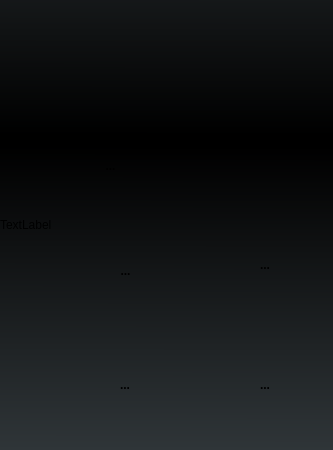
<?xml version="1.0" encoding="UTF-8"?>
<ui version="4.0">
 <class>SuspendForm</class>
 <widget class="QWidget" name="SuspendForm">
  <property name="geometry">
   <rect>
    <x>0</x>
    <y>0</y>
    <width>333</width>
    <height>450</height>
   </rect>
  </property>
  <property name="windowTitle">
   <string>Form</string>
  </property>
  <property name="layoutDirection">
   <enum>Qt::RightToLeft</enum>
  </property>
  <widget class="QLabel" name="label_2">
   <property name="geometry">
    <rect>
     <x>5</x>
     <y>5</y>
     <width>331</width>
     <height>201</height>
    </rect>
   </property>
   <property name="text">
    <string/>
   </property>
   <property name="pixmap">
    <pixmap resource="../../../../shadow.qrc">:/chatRoom/src/chat/assets/icons/rewardBg.png</pixmap>
   </property>
   <property name="scaledContents">
    <bool>false</bool>
   </property>
  </widget>
  <widget class="QToolButton" name="toolButton">
   <property name="geometry">
    <rect>
     <x>20</x>
     <y>140</y>
     <width>181</width>
     <height>51</height>
    </rect>
   </property>
   <property name="styleSheet">
    <string notr="true">QToolButton{ 
border:0px solid rgb(170, 0, 0);
border-radius:10px ;
font-weight: bold ;

}</string>
   </property>
   <property name="text">
    <string>...</string>
   </property>
   <property name="icon">
    <iconset resource="../../../../shadow.qrc">
     <normaloff>:/chatRoom/src/chat/assets/icons/rewardBtn.png</normaloff>:/chatRoom/src/chat/assets/icons/rewardBtn.png</iconset>
   </property>
   <property name="iconSize">
    <size>
     <width>181</width>
     <height>51</height>
    </size>
   </property>
  </widget>
  <widget class="QToolButton" name="toolButton_2">
   <property name="geometry">
    <rect>
     <x>80</x>
     <y>220</y>
     <width>91</width>
     <height>101</height>
    </rect>
   </property>
   <property name="styleSheet">
    <string notr="true">QToolButton{ 
border:0px solid rgb(170, 0, 0);
border-radius:10px ;
font-weight: bold ;

}</string>
   </property>
   <property name="text">
    <string>...</string>
   </property>
   <property name="icon">
    <iconset resource="../../../../shadow.qrc">
     <normaloff>:/chatRoom/src/chat/assets/icons/reward20.png</normaloff>:/chatRoom/src/chat/assets/icons/reward20.png</iconset>
   </property>
   <property name="iconSize">
    <size>
     <width>180</width>
     <height>180</height>
    </size>
   </property>
  </widget>
  <widget class="QToolButton" name="toolButton_3">
   <property name="geometry">
    <rect>
     <x>220</x>
     <y>220</y>
     <width>90</width>
     <height>90</height>
    </rect>
   </property>
   <property name="styleSheet">
    <string notr="true">QToolButton{ 
border:0px solid rgb(170, 0, 0);
border-radius:10px ;
font-weight: bold ;

}</string>
   </property>
   <property name="text">
    <string>...</string>
   </property>
   <property name="icon">
    <iconset resource="../../../../shadow.qrc">
     <normaloff>:/chatRoom/src/chat/assets/icons/reward50.png</normaloff>:/chatRoom/src/chat/assets/icons/reward50.png</iconset>
   </property>
   <property name="iconSize">
    <size>
     <width>90</width>
     <height>90</height>
    </size>
   </property>
  </widget>
  <widget class="QToolButton" name="toolButton_4">
   <property name="geometry">
    <rect>
     <x>80</x>
     <y>340</y>
     <width>90</width>
     <height>90</height>
    </rect>
   </property>
   <property name="styleSheet">
    <string notr="true">QToolButton{ 
border:0px solid rgb(170, 0, 0);
border-radius:10px ;
font-weight: bold ;

}</string>
   </property>
   <property name="text">
    <string>...</string>
   </property>
   <property name="icon">
    <iconset resource="../../../../shadow.qrc">
     <normaloff>:/chatRoom/src/chat/assets/icons/reward100.png</normaloff>:/chatRoom/src/chat/assets/icons/reward100.png</iconset>
   </property>
   <property name="iconSize">
    <size>
     <width>90</width>
     <height>90</height>
    </size>
   </property>
  </widget>
  <widget class="QToolButton" name="toolButton_5">
   <property name="geometry">
    <rect>
     <x>220</x>
     <y>340</y>
     <width>90</width>
     <height>90</height>
    </rect>
   </property>
   <property name="styleSheet">
    <string notr="true">QToolButton{ 
border:0px solid rgb(170, 0, 0);
border-radius:10px ;
font-weight: bold ;

}</string>
   </property>
   <property name="text">
    <string>...</string>
   </property>
   <property name="icon">
    <iconset resource="../../../../shadow.qrc">
     <normaloff>:/chatRoom/src/chat/assets/icons/reward200.png</normaloff>:/chatRoom/src/chat/assets/icons/reward200.png</iconset>
   </property>
   <property name="iconSize">
    <size>
     <width>90</width>
     <height>90</height>
    </size>
   </property>
  </widget>
  <widget class="QLabel" name="label">
   <property name="geometry">
    <rect>
     <x>0</x>
     <y>0</y>
     <width>333</width>
     <height>450</height>
    </rect>
   </property>
   <property name="styleSheet">
    <string notr="true">background:qlineargradient(spread:pad, x1:0, y1:0, x2:1, y2:0, stop:0 rgba(0, 0, 0, 255), stop:1 rgba(255, 255, 255, 255))qlineargradient(spread:reflect, x1:0.392853, y1:0.313, x2:0.392, y2:1, stop:0.0169492 rgba(0, 0, 0, 255), stop:1 rgba(47, 53, 56, 255))</string>
   </property>
   <property name="text">
    <string>TextLabel</string>
   </property>
   <property name="scaledContents">
    <bool>false</bool>
   </property>
  </widget>
  <widget class="QLineEdit" name="lineEdit">
   <property name="geometry">
    <rect>
     <x>20</x>
     <y>90</y>
     <width>191</width>
     <height>31</height>
    </rect>
   </property>
   <property name="palette">
    <palette>
     <active>
      <colorrole role="Button">
       <brush brushstyle="LinearGradientPattern">
        <gradient startx="0.000000000000000" starty="0.000000000000000" endx="0.000000000000000" endy="0.011363600000000" type="LinearGradient" spread="PadSpread" coordinatemode="ObjectBoundingMode">
         <gradientstop position="0.000000000000000">
          <color alpha="206">
           <red>255</red>
           <green>235</green>
           <blue>235</blue>
          </color>
         </gradientstop>
         <gradientstop position="0.350000000000000">
          <color alpha="80">
           <red>255</red>
           <green>188</green>
           <blue>188</blue>
          </color>
         </gradientstop>
         <gradientstop position="0.400000000000000">
          <color alpha="80">
           <red>255</red>
           <green>162</green>
           <blue>162</blue>
          </color>
         </gradientstop>
         <gradientstop position="0.425000000000000">
          <color alpha="156">
           <red>255</red>
           <green>132</green>
           <blue>132</blue>
          </color>
         </gradientstop>
         <gradientstop position="0.440000000000000">
          <color alpha="80">
           <red>252</red>
           <green>128</green>
           <blue>128</blue>
          </color>
         </gradientstop>
         <gradientstop position="1.000000000000000">
          <color alpha="0">
           <red>255</red>
           <green>255</green>
           <blue>255</blue>
          </color>
         </gradientstop>
        </gradient>
       </brush>
      </colorrole>
      <colorrole role="Text">
       <brush brushstyle="SolidPattern">
        <color alpha="255">
         <red>255</red>
         <green>255</green>
         <blue>255</blue>
        </color>
       </brush>
      </colorrole>
      <colorrole role="Base">
       <brush brushstyle="LinearGradientPattern">
        <gradient startx="0.000000000000000" starty="0.000000000000000" endx="0.000000000000000" endy="0.011363600000000" type="LinearGradient" spread="PadSpread" coordinatemode="ObjectBoundingMode">
         <gradientstop position="0.000000000000000">
          <color alpha="206">
           <red>255</red>
           <green>235</green>
           <blue>235</blue>
          </color>
         </gradientstop>
         <gradientstop position="0.350000000000000">
          <color alpha="80">
           <red>255</red>
           <green>188</green>
           <blue>188</blue>
          </color>
         </gradientstop>
         <gradientstop position="0.400000000000000">
          <color alpha="80">
           <red>255</red>
           <green>162</green>
           <blue>162</blue>
          </color>
         </gradientstop>
         <gradientstop position="0.425000000000000">
          <color alpha="156">
           <red>255</red>
           <green>132</green>
           <blue>132</blue>
          </color>
         </gradientstop>
         <gradientstop position="0.440000000000000">
          <color alpha="80">
           <red>252</red>
           <green>128</green>
           <blue>128</blue>
          </color>
         </gradientstop>
         <gradientstop position="1.000000000000000">
          <color alpha="0">
           <red>255</red>
           <green>255</green>
           <blue>255</blue>
          </color>
         </gradientstop>
        </gradient>
       </brush>
      </colorrole>
      <colorrole role="Window">
       <brush brushstyle="LinearGradientPattern">
        <gradient startx="0.000000000000000" starty="0.000000000000000" endx="0.000000000000000" endy="0.011363600000000" type="LinearGradient" spread="PadSpread" coordinatemode="ObjectBoundingMode">
         <gradientstop position="0.000000000000000">
          <color alpha="206">
           <red>255</red>
           <green>235</green>
           <blue>235</blue>
          </color>
         </gradientstop>
         <gradientstop position="0.350000000000000">
          <color alpha="80">
           <red>255</red>
           <green>188</green>
           <blue>188</blue>
          </color>
         </gradientstop>
         <gradientstop position="0.400000000000000">
          <color alpha="80">
           <red>255</red>
           <green>162</green>
           <blue>162</blue>
          </color>
         </gradientstop>
         <gradientstop position="0.425000000000000">
          <color alpha="156">
           <red>255</red>
           <green>132</green>
           <blue>132</blue>
          </color>
         </gradientstop>
         <gradientstop position="0.440000000000000">
          <color alpha="80">
           <red>252</red>
           <green>128</green>
           <blue>128</blue>
          </color>
         </gradientstop>
         <gradientstop position="1.000000000000000">
          <color alpha="0">
           <red>255</red>
           <green>255</green>
           <blue>255</blue>
          </color>
         </gradientstop>
        </gradient>
       </brush>
      </colorrole>
     </active>
     <inactive>
      <colorrole role="Button">
       <brush brushstyle="LinearGradientPattern">
        <gradient startx="0.000000000000000" starty="0.000000000000000" endx="0.000000000000000" endy="0.011363600000000" type="LinearGradient" spread="PadSpread" coordinatemode="ObjectBoundingMode">
         <gradientstop position="0.000000000000000">
          <color alpha="206">
           <red>255</red>
           <green>235</green>
           <blue>235</blue>
          </color>
         </gradientstop>
         <gradientstop position="0.350000000000000">
          <color alpha="80">
           <red>255</red>
           <green>188</green>
           <blue>188</blue>
          </color>
         </gradientstop>
         <gradientstop position="0.400000000000000">
          <color alpha="80">
           <red>255</red>
           <green>162</green>
           <blue>162</blue>
          </color>
         </gradientstop>
         <gradientstop position="0.425000000000000">
          <color alpha="156">
           <red>255</red>
           <green>132</green>
           <blue>132</blue>
          </color>
         </gradientstop>
         <gradientstop position="0.440000000000000">
          <color alpha="80">
           <red>252</red>
           <green>128</green>
           <blue>128</blue>
          </color>
         </gradientstop>
         <gradientstop position="1.000000000000000">
          <color alpha="0">
           <red>255</red>
           <green>255</green>
           <blue>255</blue>
          </color>
         </gradientstop>
        </gradient>
       </brush>
      </colorrole>
      <colorrole role="Text">
       <brush brushstyle="SolidPattern">
        <color alpha="255">
         <red>255</red>
         <green>255</green>
         <blue>255</blue>
        </color>
       </brush>
      </colorrole>
      <colorrole role="Base">
       <brush brushstyle="LinearGradientPattern">
        <gradient startx="0.000000000000000" starty="0.000000000000000" endx="0.000000000000000" endy="0.011363600000000" type="LinearGradient" spread="PadSpread" coordinatemode="ObjectBoundingMode">
         <gradientstop position="0.000000000000000">
          <color alpha="206">
           <red>255</red>
           <green>235</green>
           <blue>235</blue>
          </color>
         </gradientstop>
         <gradientstop position="0.350000000000000">
          <color alpha="80">
           <red>255</red>
           <green>188</green>
           <blue>188</blue>
          </color>
         </gradientstop>
         <gradientstop position="0.400000000000000">
          <color alpha="80">
           <red>255</red>
           <green>162</green>
           <blue>162</blue>
          </color>
         </gradientstop>
         <gradientstop position="0.425000000000000">
          <color alpha="156">
           <red>255</red>
           <green>132</green>
           <blue>132</blue>
          </color>
         </gradientstop>
         <gradientstop position="0.440000000000000">
          <color alpha="80">
           <red>252</red>
           <green>128</green>
           <blue>128</blue>
          </color>
         </gradientstop>
         <gradientstop position="1.000000000000000">
          <color alpha="0">
           <red>255</red>
           <green>255</green>
           <blue>255</blue>
          </color>
         </gradientstop>
        </gradient>
       </brush>
      </colorrole>
      <colorrole role="Window">
       <brush brushstyle="LinearGradientPattern">
        <gradient startx="0.000000000000000" starty="0.000000000000000" endx="0.000000000000000" endy="0.011363600000000" type="LinearGradient" spread="PadSpread" coordinatemode="ObjectBoundingMode">
         <gradientstop position="0.000000000000000">
          <color alpha="206">
           <red>255</red>
           <green>235</green>
           <blue>235</blue>
          </color>
         </gradientstop>
         <gradientstop position="0.350000000000000">
          <color alpha="80">
           <red>255</red>
           <green>188</green>
           <blue>188</blue>
          </color>
         </gradientstop>
         <gradientstop position="0.400000000000000">
          <color alpha="80">
           <red>255</red>
           <green>162</green>
           <blue>162</blue>
          </color>
         </gradientstop>
         <gradientstop position="0.425000000000000">
          <color alpha="156">
           <red>255</red>
           <green>132</green>
           <blue>132</blue>
          </color>
         </gradientstop>
         <gradientstop position="0.440000000000000">
          <color alpha="80">
           <red>252</red>
           <green>128</green>
           <blue>128</blue>
          </color>
         </gradientstop>
         <gradientstop position="1.000000000000000">
          <color alpha="0">
           <red>255</red>
           <green>255</green>
           <blue>255</blue>
          </color>
         </gradientstop>
        </gradient>
       </brush>
      </colorrole>
     </inactive>
     <disabled>
      <colorrole role="Button">
       <brush brushstyle="LinearGradientPattern">
        <gradient startx="0.000000000000000" starty="0.000000000000000" endx="0.000000000000000" endy="0.011363600000000" type="LinearGradient" spread="PadSpread" coordinatemode="ObjectBoundingMode">
         <gradientstop position="0.000000000000000">
          <color alpha="206">
           <red>255</red>
           <green>235</green>
           <blue>235</blue>
          </color>
         </gradientstop>
         <gradientstop position="0.350000000000000">
          <color alpha="80">
           <red>255</red>
           <green>188</green>
           <blue>188</blue>
          </color>
         </gradientstop>
         <gradientstop position="0.400000000000000">
          <color alpha="80">
           <red>255</red>
           <green>162</green>
           <blue>162</blue>
          </color>
         </gradientstop>
         <gradientstop position="0.425000000000000">
          <color alpha="156">
           <red>255</red>
           <green>132</green>
           <blue>132</blue>
          </color>
         </gradientstop>
         <gradientstop position="0.440000000000000">
          <color alpha="80">
           <red>252</red>
           <green>128</green>
           <blue>128</blue>
          </color>
         </gradientstop>
         <gradientstop position="1.000000000000000">
          <color alpha="0">
           <red>255</red>
           <green>255</green>
           <blue>255</blue>
          </color>
         </gradientstop>
        </gradient>
       </brush>
      </colorrole>
      <colorrole role="Text">
       <brush brushstyle="SolidPattern">
        <color alpha="255">
         <red>120</red>
         <green>120</green>
         <blue>120</blue>
        </color>
       </brush>
      </colorrole>
      <colorrole role="Base">
       <brush brushstyle="LinearGradientPattern">
        <gradient startx="0.000000000000000" starty="0.000000000000000" endx="0.000000000000000" endy="0.011363600000000" type="LinearGradient" spread="PadSpread" coordinatemode="ObjectBoundingMode">
         <gradientstop position="0.000000000000000">
          <color alpha="206">
           <red>255</red>
           <green>235</green>
           <blue>235</blue>
          </color>
         </gradientstop>
         <gradientstop position="0.350000000000000">
          <color alpha="80">
           <red>255</red>
           <green>188</green>
           <blue>188</blue>
          </color>
         </gradientstop>
         <gradientstop position="0.400000000000000">
          <color alpha="80">
           <red>255</red>
           <green>162</green>
           <blue>162</blue>
          </color>
         </gradientstop>
         <gradientstop position="0.425000000000000">
          <color alpha="156">
           <red>255</red>
           <green>132</green>
           <blue>132</blue>
          </color>
         </gradientstop>
         <gradientstop position="0.440000000000000">
          <color alpha="80">
           <red>252</red>
           <green>128</green>
           <blue>128</blue>
          </color>
         </gradientstop>
         <gradientstop position="1.000000000000000">
          <color alpha="0">
           <red>255</red>
           <green>255</green>
           <blue>255</blue>
          </color>
         </gradientstop>
        </gradient>
       </brush>
      </colorrole>
      <colorrole role="Window">
       <brush brushstyle="LinearGradientPattern">
        <gradient startx="0.000000000000000" starty="0.000000000000000" endx="0.000000000000000" endy="0.011363600000000" type="LinearGradient" spread="PadSpread" coordinatemode="ObjectBoundingMode">
         <gradientstop position="0.000000000000000">
          <color alpha="206">
           <red>255</red>
           <green>235</green>
           <blue>235</blue>
          </color>
         </gradientstop>
         <gradientstop position="0.350000000000000">
          <color alpha="80">
           <red>255</red>
           <green>188</green>
           <blue>188</blue>
          </color>
         </gradientstop>
         <gradientstop position="0.400000000000000">
          <color alpha="80">
           <red>255</red>
           <green>162</green>
           <blue>162</blue>
          </color>
         </gradientstop>
         <gradientstop position="0.425000000000000">
          <color alpha="156">
           <red>255</red>
           <green>132</green>
           <blue>132</blue>
          </color>
         </gradientstop>
         <gradientstop position="0.440000000000000">
          <color alpha="80">
           <red>252</red>
           <green>128</green>
           <blue>128</blue>
          </color>
         </gradientstop>
         <gradientstop position="1.000000000000000">
          <color alpha="0">
           <red>255</red>
           <green>255</green>
           <blue>255</blue>
          </color>
         </gradientstop>
        </gradient>
       </brush>
      </colorrole>
     </disabled>
    </palette>
   </property>
   <property name="font">
    <font>
     <family>华文宋体</family>
     <pointsize>14</pointsize>
     <weight>75</weight>
     <bold>true</bold>
    </font>
   </property>
   <property name="styleSheet">
    <string notr="true">background-color: qlineargradient(spread:pad, x1:0, y1:0, x2:0, y2:0.0113636, stop:0 rgba(255, 235, 235, 206), stop:0.35 rgba(255, 188, 188, 80), stop:0.4 rgba(255, 162, 162, 80), stop:0.425 rgba(255, 132, 132, 156), stop:0.44 rgba(252, 128, 128, 80), stop:1 rgba(255, 255, 255, 0));
border:0px solid rgb(170, 0, 0);
border-radius:10px ;
font-weight: bold ;
</string>
   </property>
   <property name="text">
    <string/>
   </property>
  </widget>
  <widget class="QLabel" name="label_3">
   <property name="geometry">
    <rect>
     <x>10</x>
     <y>210</y>
     <width>61</width>
     <height>231</height>
    </rect>
   </property>
   <property name="text">
    <string/>
   </property>
   <property name="pixmap">
    <pixmap resource="../../../../shadow.qrc">:/chatRoom/src/chat/assets/icons/reward.png</pixmap>
   </property>
   <property name="scaledContents">
    <bool>false</bool>
   </property>
  </widget>
  <zorder>label</zorder>
  <zorder>label_2</zorder>
  <zorder>toolButton_2</zorder>
  <zorder>toolButton_3</zorder>
  <zorder>toolButton_4</zorder>
  <zorder>toolButton_5</zorder>
  <zorder>toolButton</zorder>
  <zorder>lineEdit</zorder>
  <zorder>label_3</zorder>
 </widget>
 <resources>
  <include location="../../../../shadow.qrc"/>
 </resources>
 <connections/>
</ui>
